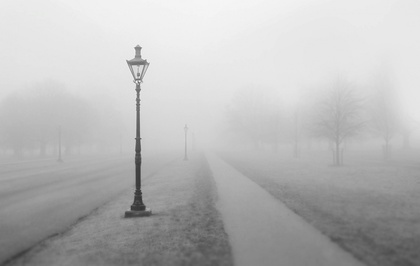
%> input picture HideInFrequency/img.jpg, 420 x 266 px, shrunk from 1600 x 1014 before the run
$ octave hidefile.m   (GNU Octave 9; MATLAB toolbox functions it lacks are replaced by stand-ins)
%> lines starting %> are read from the running program, lines starting %| are printed output that depends on the picture
close all; clear; clc;

x = imread('img.jpg');
%> x is the input picture: size 266x420x3 uint8; mean R, G, B 184.9, 184.9, 184.9

F = fft(x);
Fa = abs(F);
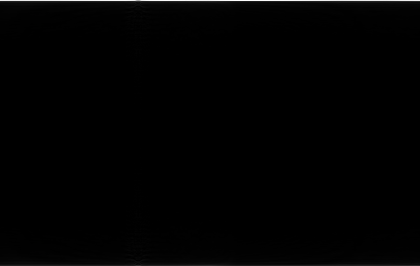
%> Fa: size 266x420x3 double; mean R, G, B 438.4, 438.4, 438.3; drawn with min black and max white
Fp = angle(F);
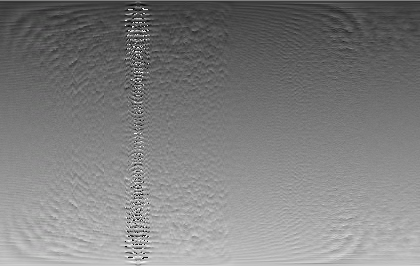
%> Fp: size 266x420x3 double; mean R, G, B 0.000112, 0.000112, 0.000112; drawn with min black and max white

fp = fopen('hello.txt');
%> (the run ends here)
